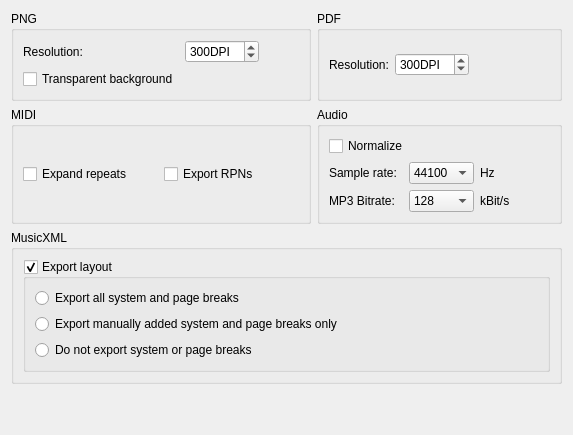
     <widget class="QWidget" name="tabExport">
      <property name="accessibleName">
       <string>Export tab</string>
      </property>
      <attribute name="title">
       <string>Export</string>
      </attribute>
      <layout class="QGridLayout" name="gridLayout_3">
       <item row="4" column="0">
        <spacer>
         <property name="orientation">
          <enum>Qt::Vertical</enum>
         </property>
         <property name="sizeHint" stdset="0">
          <size>
           <width>20</width>
           <height>40</height>
          </size>
         </property>
        </spacer>
       </item>
       <item row="0" column="0">
        <widget class="QGroupBox" name="groupBox_9">
         <property name="title">
          <string notr="true">PNG</string>
         </property>
         <layout class="QGridLayout" name="gridLayout_8">
          <item row="0" column="0">
           <widget class="QLabel" name="label_4">
            <property name="text">
             <string>Resolution:</string>
            </property>
           </widget>
          </item>
          <item row="1" column="0">
           <widget class="QCheckBox" name="pngTransparent">
            <property name="accessibleName">
             <string>Transparent background</string>
            </property>
            <property name="text">
             <string>Transparent background</string>
            </property>
           </widget>
          </item>
          <item row="0" column="2">
           <spacer name="horizontalSpacer_14">
            <property name="orientation">
             <enum>Qt::Horizontal</enum>
            </property>
            <property name="sizeHint" stdset="0">
             <size>
              <width>40</width>
              <height>20</height>
             </size>
            </property>
           </spacer>
          </item>
          <item row="0" column="1">
           <widget class="QSpinBox" name="pngResolution">
            <property name="accessibleName">
             <string>Resolution DPI</string>
            </property>
            <property name="accessibleDescription">
             <string>Choose resolution DPI</string>
            </property>
            <property name="suffix">
             <string extracomment="dots per inch">DPI</string>
            </property>
            <property name="minimum">
             <number>32</number>
            </property>
            <property name="maximum">
             <number>5000</number>
            </property>
            <property name="value">
             <number>300</number>
            </property>
           </widget>
          </item>
         </layout>
        </widget>
       </item>
       <item row="1" column="0">
        <widget class="QGroupBox" name="groupBox_8">
         <property name="sizePolicy">
          <sizepolicy hsizetype="Preferred" vsizetype="Preferred">
           <horstretch>0</horstretch>
           <verstretch>0</verstretch>
          </sizepolicy>
         </property>
         <property name="accessibleName">
          <string notr="true">MIDI</string>
         </property>
         <property name="title">
          <string notr="true">MIDI</string>
         </property>
         <layout class="QHBoxLayout" name="horizontalLayout">
          <item>
           <widget class="QCheckBox" name="expandRepeats">
            <property name="text">
             <string>Expand repeats</string>
            </property>
           </widget>
          </item>
          <item>
           <widget class="QCheckBox" name="exportRPNs">
            <property name="text">
             <string>Export RPNs</string>
            </property>
           </widget>
          </item>
         </layout>
        </widget>
       </item>
       <item row="3" column="0" colspan="2">
        <widget class="QGroupBox" name="exportMp3VBR">
         <property name="sizePolicy">
          <sizepolicy hsizetype="Preferred" vsizetype="Preferred">
           <horstretch>0</horstretch>
           <verstretch>0</verstretch>
          </sizepolicy>
         </property>
         <property name="accessibleName">
          <string notr="true">MusicXML</string>
         </property>
         <property name="title">
          <string notr="true">MusicXML</string>
         </property>
         <layout class="QVBoxLayout" name="verticalLayout_14">
          <item>
           <widget class="QGroupBox" name="exportLayout">
            <property name="title">
             <string>Export layout</string>
            </property>
            <property name="checkable">
             <bool>true</bool>
            </property>
            <layout class="QVBoxLayout" name="verticalLayout_11">
             <item>
              <widget class="QRadioButton" name="exportAllBreaks">
               <property name="text">
                <string>Export all system and page breaks</string>
               </property>
              </widget>
             </item>
             <item>
              <widget class="QRadioButton" name="exportManualBreaks">
               <property name="text">
                <string>Export manually added system and page breaks only</string>
               </property>
              </widget>
             </item>
             <item>
              <widget class="QRadioButton" name="exportNoBreaks">
               <property name="text">
                <string>Do not export system or page breaks</string>
               </property>
              </widget>
             </item>
            </layout>
            <zorder>exportNoBreaks</zorder>
            <zorder>exportAllBreaks</zorder>
            <zorder>exportManualBreaks</zorder>
           </widget>
          </item>
         </layout>
        </widget>
       </item>
       <item row="0" column="1">
        <widget class="QGroupBox" name="groupBox">
         <property name="title">
          <string notr="true">PDF</string>
         </property>
         <layout class="QHBoxLayout" name="horizontalLayout_4">
          <item>
           <widget class="QLabel" name="label_6">
            <property name="text">
             <string>Resolution:</string>
            </property>
           </widget>
          </item>
          <item>
           <widget class="QSpinBox" name="exportPdfDpi">
            <property name="accessibleName">
             <string>Resolution DPI</string>
            </property>
            <property name="accessibleDescription">
             <string>Choose resolution DPI</string>
            </property>
            <property name="suffix">
             <string extracomment="dots per inch">DPI</string>
            </property>
            <property name="minimum">
             <number>75</number>
            </property>
            <property name="maximum">
             <number>2400</number>
            </property>
            <property name="value">
             <number>300</number>
            </property>
           </widget>
          </item>
          <item>
           <spacer name="horizontalSpacer_3">
            <property name="orientation">
             <enum>Qt::Horizontal</enum>
            </property>
            <property name="sizeHint" stdset="0">
             <size>
              <width>40</width>
              <height>20</height>
             </size>
            </property>
           </spacer>
          </item>
         </layout>
        </widget>
       </item>
       <item row="1" column="1">
        <widget class="QGroupBox" name="groupBox_16">
         <property name="accessibleName">
          <string>Audio</string>
         </property>
         <property name="title">
          <string>Audio</string>
         </property>
         <layout class="QGridLayout" name="gridLayout_15">
          <item row="2" column="2">
           <widget class="QComboBox" name="exportMp3BitRate">
            <property name="currentText">
             <string>128</string>
            </property>
            <property name="currentIndex">
             <number>8</number>
            </property>
            <item>
             <property name="text">
              <string notr="true">32</string>
             </property>
            </item>
            <item>
             <property name="text">
              <string notr="true">40</string>
             </property>
            </item>
            <item>
             <property name="text">
              <string notr="true">48</string>
             </property>
            </item>
            <item>
             <property name="text">
              <string notr="true">56</string>
             </property>
            </item>
            <item>
             <property name="text">
              <string notr="true">64</string>
             </property>
            </item>
            <item>
             <property name="text">
              <string notr="true">80</string>
             </property>
            </item>
            <item>
             <property name="text">
              <string notr="true">96</string>
             </property>
            </item>
            <item>
             <property name="text">
              <string notr="true">112</string>
             </property>
            </item>
            <item>
             <property name="text">
              <string notr="true">128</string>
             </property>
            </item>
            <item>
             <property name="text">
              <string notr="true">160</string>
             </property>
            </item>
            <item>
             <property name="text">
              <string notr="true">192</string>
             </property>
            </item>
            <item>
             <property name="text">
              <string notr="true">224</string>
             </property>
            </item>
            <item>
             <property name="text">
              <string notr="true">256</string>
             </property>
            </item>
            <item>
             <property name="text">
              <string notr="true">320</string>
             </property>
            </item>
           </widget>
          </item>
          <item row="1" column="0">
           <widget class="QLabel" name="label_18">
            <property name="text">
             <string>Sample rate:</string>
            </property>
           </widget>
          </item>
          <item row="1" column="2">
           <widget class="QComboBox" name="exportAudioSampleRate">
            <property name="accessibleName">
             <string>Sample rate</string>
            </property>
            <property name="accessibleDescription">
             <string>Choose sample rate</string>
            </property>
            <property name="currentIndex">
             <number>1</number>
            </property>
            <item>
             <property name="text">
              <string notr="true">32000</string>
             </property>
            </item>
            <item>
             <property name="text">
              <string notr="true">44100</string>
             </property>
            </item>
            <item>
             <property name="text">
              <string notr="true">48000</string>
             </property>
            </item>
           </widget>
          </item>
          <item row="1" column="3">
           <widget class="QLabel" name="label_8">
            <property name="text">
             <string extracomment="Hertz">Hz</string>
            </property>
           </widget>
          </item>
          <item row="2" column="3">
           <widget class="QLabel" name="exportMp3BitRateUnit">
            <property name="text">
             <string>kBit/s</string>
            </property>
           </widget>
          </item>
          <item row="2" column="4">
           <spacer name="horizontalSpacer_19">
            <property name="orientation">
             <enum>Qt::Horizontal</enum>
            </property>
            <property name="sizeHint" stdset="0">
             <size>
              <width>40</width>
              <height>20</height>
             </size>
            </property>
           </spacer>
          </item>
          <item row="2" column="0">
           <widget class="QLabel" name="exportMp3BitRateLabel">
            <property name="text">
             <string>MP3 Bitrate:</string>
            </property>
           </widget>
          </item>
          <item row="0" column="0" colspan="3">
           <widget class="QCheckBox" name="normalize">
            <property name="text">
             <string>Normalize</string>
            </property>
           </widget>
          </item>
         </layout>
        </widget>
       </item>
      </layout>
     </widget>
